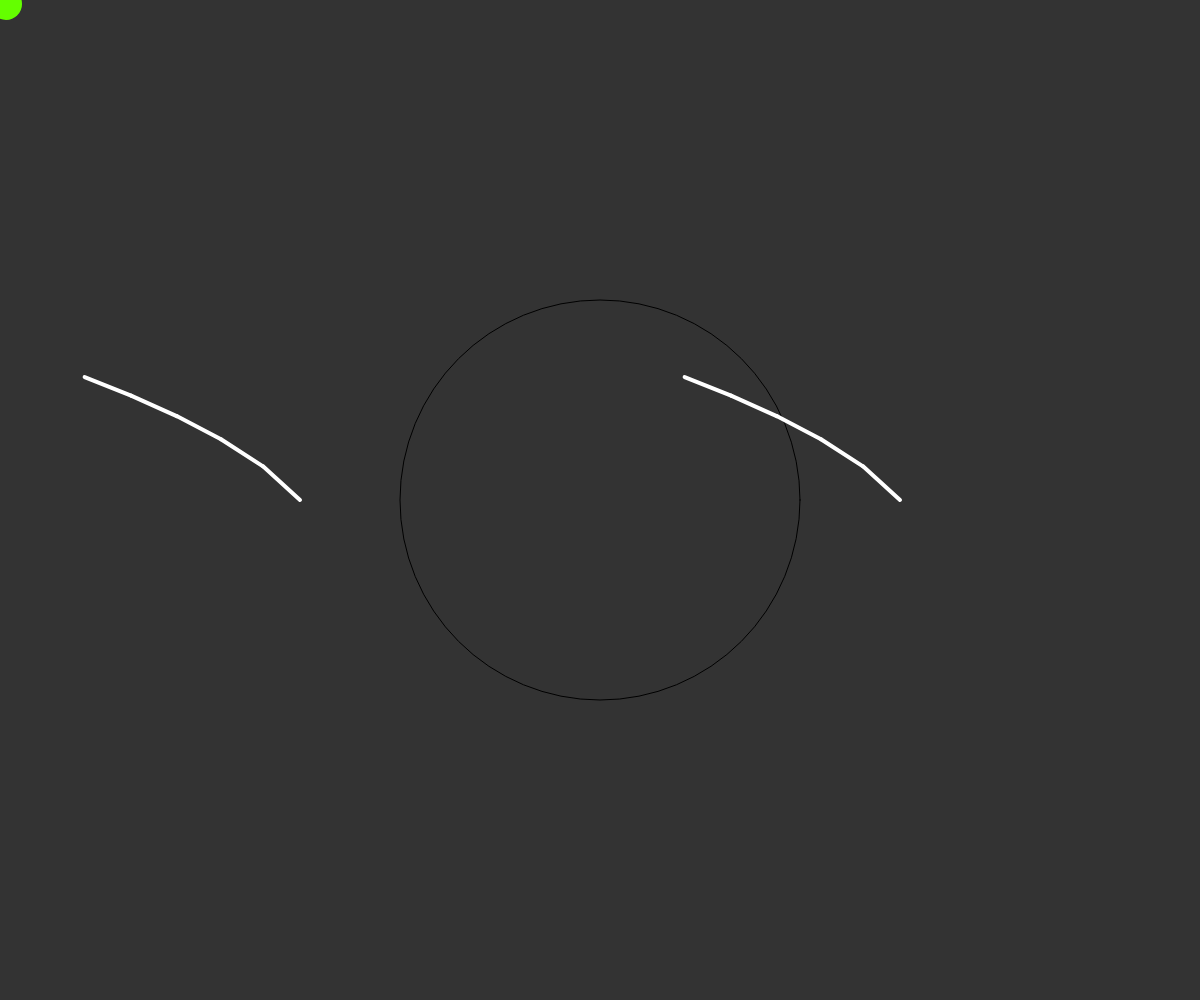
Frame 1 (no input)
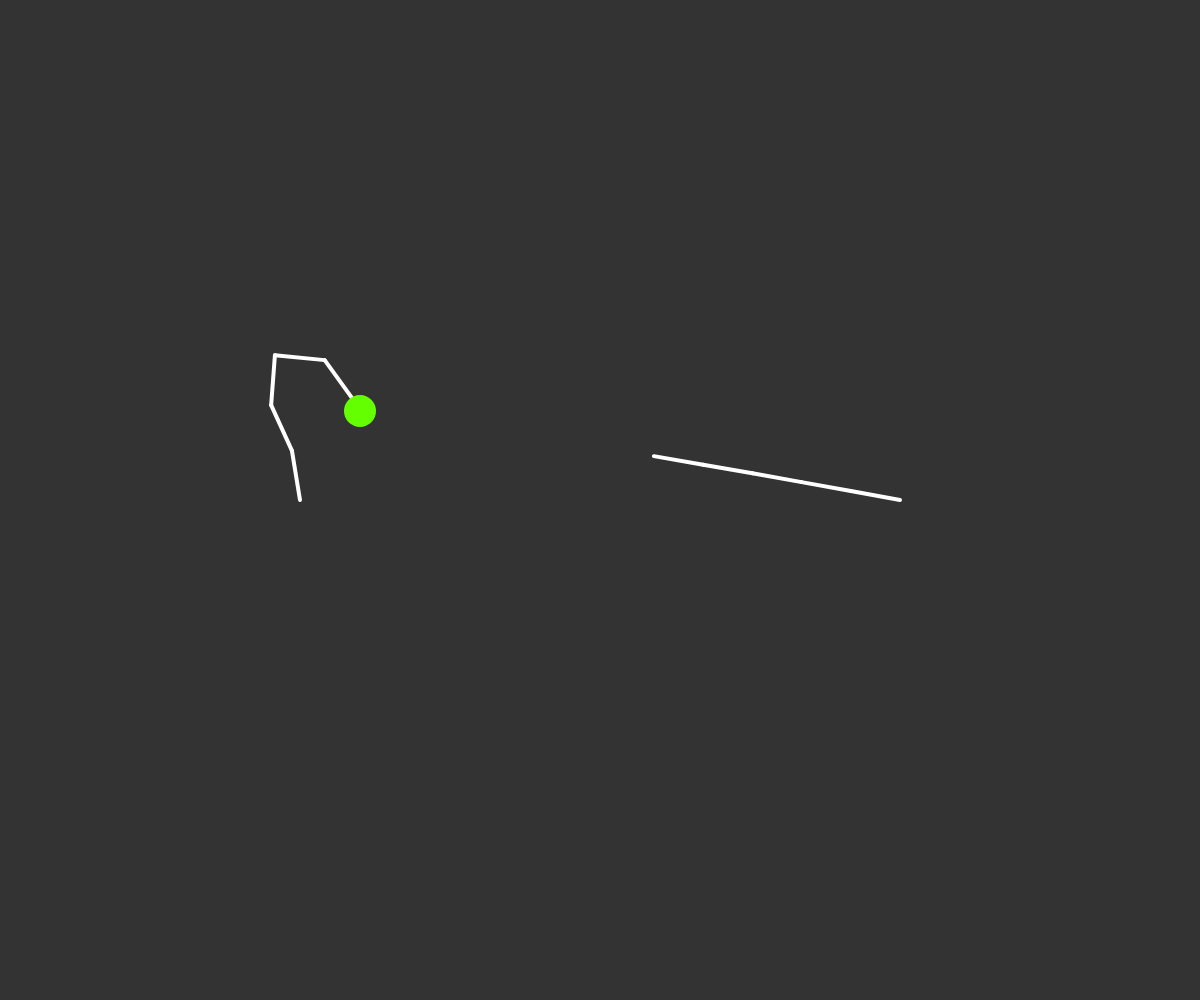
Frame 60 (no input)
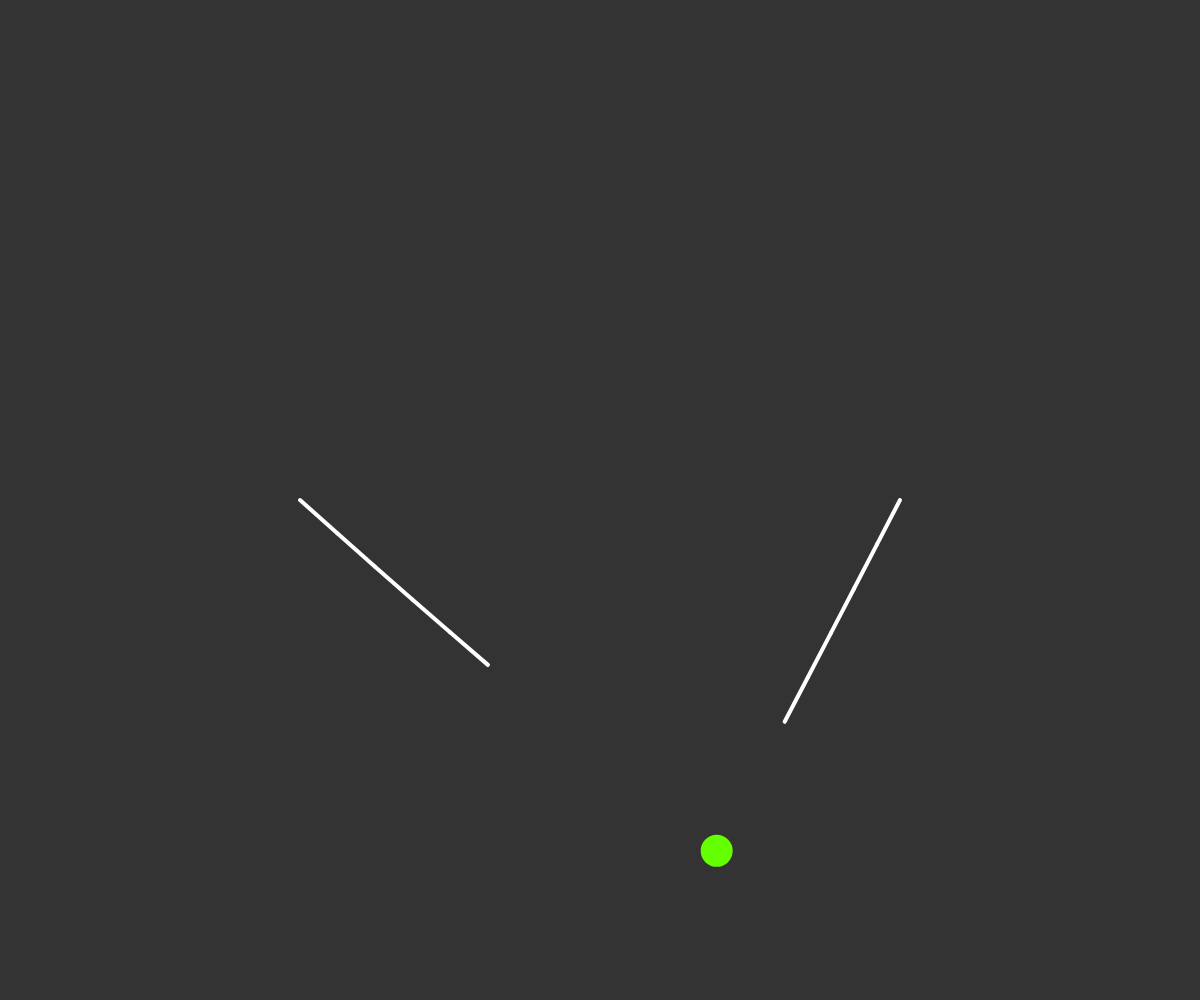
Frame 120 (the mouse pressed at the canvas centre since frame 60)

The p5.js sketch that drew these frames (run headless with seeded random() and noise() and a simulated clock; from frame 60 on, the mouse is pressed at the canvas centre):

// p5.js sketch
// ── sketch.js
const tentacles = [];

let pos;
let vel;
let gravity;

function setup() {
  createCanvas(windowWidth, windowHeight);
  pos = createVector(0, 0);
  vel = createVector(2, 1.3);
  gravity = createVector(0, 0.1);
  vel.mult(3);

  const da = TWO_PI / 2;
  for (let a = 0; a < TWO_PI; a += da) {
    const x = width / 2 + cos(a) * 300;
    const y = height / 2 + sin(a) * 300;
    tentacles.push(new Tentacle(x, y));
  }
}

function draw() {
  background(51);
  noFill();

  ellipse(width / 2, height / 2, 400, 400);
  for (const t of tentacles) {
    t.update();
    t.show();
  }

  pos.add(vel);
  vel.add(gravity);
  noStroke();
  fill(100, 255, 0);
  ellipse(pos.x, pos.y, 32, 32);

  if (pos.x > width || pos.x < 0) vel.x *= -1;
  if (pos.y > height) {
    pos.y = height;
    vel.y *= -1;
    vel.mult(0.95);
  }
}

// ── segment.js
class Segment {
  constructor(x, y, len, i) {
    this.angle = 0;
    this.b = createVector();
    if (x instanceof Segment) {
      this.a = x.b.copy();
      this.len = y;
      this.sw = map(len, 0, 20, 1, 10);
    } else {
      this.a = createVector(x, y);
      this.len = len;
      this.sw = map(i, 0, 20, 1, 10);
    }
    this.calculateB();
  }

  calculateB() {
    const dx = this.len * cos(this.angle);
    const dy = this.len * sin(this.angle);
    this.b.set(this.a.x + dx, this.a.y + dy);
  }

  setA(pos) {
    this.a = pos.copy();
    this.calculateB();
  }

  update() {
    this.calculateB();
  }

  follow(tx, ty) {
    const target = createVector(tx, ty);
    const dir = p5.Vector.sub(target, this.a);
    this.angle = dir.heading();
    dir.setMag(this.len);
    dir.mult(-1);
    this.a = p5.Vector.add(target, dir);
  }

  followChild(child) {
    this.follow(child.a.x, child.a.y);
  }

  show() {
    stroke(255);
    strokeWeight(4);
    line(this.a.x, this.a.y, this.b.x, this.b.y);
  }
}

// ── tentacle.js
class Tentacle {
  constructor(x, y) {
    this.segments = [];
    this.base = createVector(x, y);
    this.len = 50;
    this.segments[0] = new Segment(300, 200, this.len, 0);
    for (let i = 1; i < 5; i++) {
      this.segments[i] = new Segment(this.segments[i - 1], this.len, i);
    }
  }

  update() {
    const total = this.segments.length;
    const end = this.segments[total - 1];
    end.follow(pos.x, pos.y);
    end.update();

    for (let i = total - 2; i >= 0; i--) {
      this.segments[i].followChild(this.segments[i + 1]);
      this.segments[i].update();
    }

    this.segments[0].setA(this.base);
    for (let i = 1; i < total; i++) {
      this.segments[i].setA(this.segments[i - 1].b);
    }
  }

  show() {
    for (const seg of this.segments) {
      seg.show();
    }
  }
}
